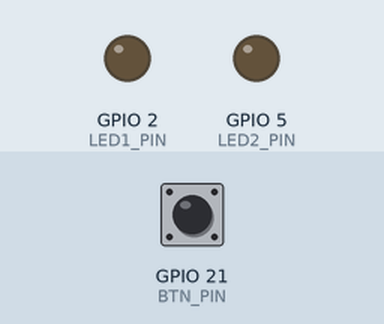
This program was run on a simulated ESP32. Parts: output pins drawn as LEDs (lit = HIGH). Dashed ring = blinking. The test bench sets the inputs (shaded band); at power-on: GPIO 21 (BTN_PIN) HIGH.

Above: at 1.2 s.
1.3 s: GPIO 21 (BTN_PIN) pulled LOW for 1 s
At 2.25 s:
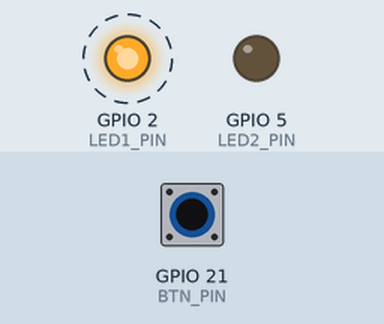
4.8 s: GPIO 21 (BTN_PIN) pulled LOW for 3.2 s
At 7.6 s:
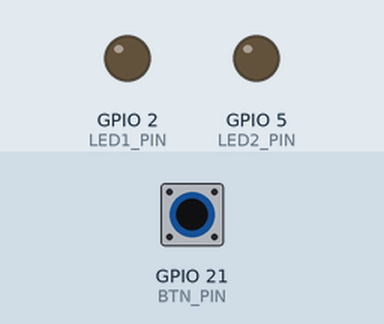
9.5 s: GPIO 21 (BTN_PIN) pulled LOW for 0.15 s
At 11.0 s:
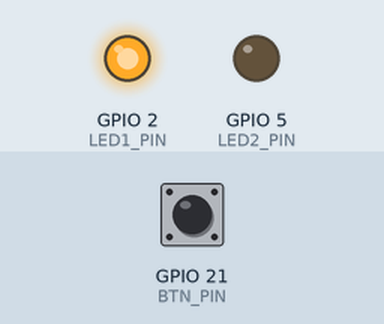
Timing chart, 0 to 12.5 s (numbered marks = the images above; inputs shaded):
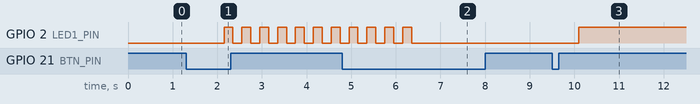

The program:

main.cpp
```cpp
#include <Arduino.h>
#include <OneButton.h>

// LED1 trên board (GPIO2)
#define LED1_PIN 2
// LED2 ngoài (GPIO5)
#define LED2_PIN 5
// Button (GPIO21)
#define BTN_PIN 21

OneButton button(BTN_PIN, true); // true: active low

int currentLed = LED1_PIN;   // LED đang được điều khiển
bool ledState = false;
bool blinkMode = false;

void onSingleClick();   // bật/tắt LED
void onDoubleClick();   // đổi LED điều khiển
void onLongPress();     // nhấp nháy LED

void setup() {
  pinMode(LED1_PIN, OUTPUT);
  pinMode(LED2_PIN, OUTPUT);
  digitalWrite(LED1_PIN, LOW);
  digitalWrite(LED2_PIN, LOW);

  button.attachClick(onSingleClick);
  button.attachDoubleClick(onDoubleClick);
  button.attachLongPressStart(onLongPress);
}

void loop() {
  button.tick();

  if (blinkMode) {
    digitalWrite(currentLed, HIGH);
    delay(200);
    digitalWrite(currentLed, LOW);
    delay(200);
  }
}

void onSingleClick() {
  if (!blinkMode) {
    ledState = !ledState;
    digitalWrite(currentLed, ledState);
  }
}

void onDoubleClick() {
  // chuyển LED điều khiển
  if (currentLed == LED1_PIN) {
    currentLed = LED2_PIN;
  } else {
    currentLed = LED1_PIN;
  }
  blinkMode = false; // reset chế độ nhấp nháy khi đổi LED
}

void onLongPress() {
  blinkMode = !blinkMode; // bật/tắt chế độ blink
}
```

Measured:
- after the input at 1.3 s, GPIO 2 (LED1_PIN): alternates HIGH for 0.20 s and LOW for 0.20 s, starting after 0.85 s
- after the input at 4.8 s, GPIO 2 (LED1_PIN): goes on until 6.4 s, then stays LOW
- after the input at 9.5 s, GPIO 2 (LED1_PIN): LOW → HIGH after 0.60 s
